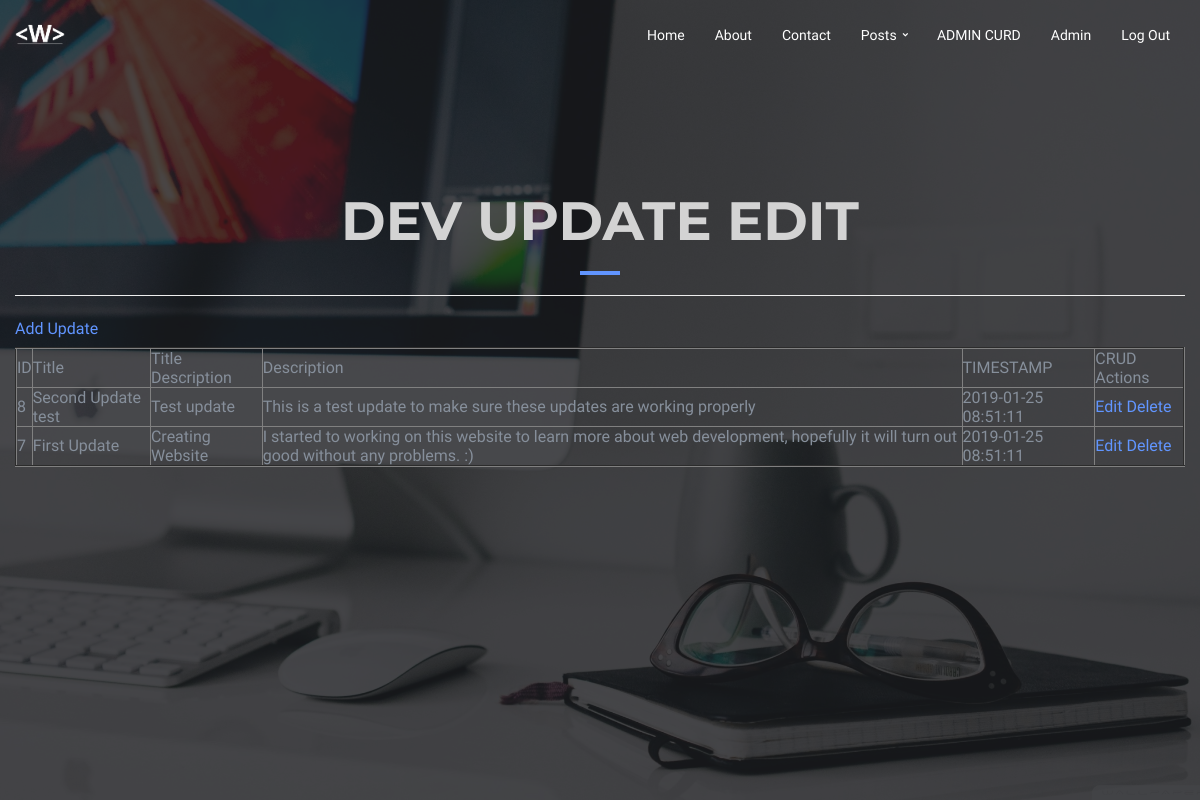
The page /index.php?action=admin (signed in) on the database its author committed.
### tables this page shows
CREATE TABLE `devupdate` (
  `id` int(11) NOT NULL,
  `title` varchar(64) NOT NULL,
  `titledesc` varchar(64) NOT NULL,
  `description` text NOT NULL,
  `timestamp` datetime NOT NULL DEFAULT CURRENT_TIMESTAMP
);

### src/main_controller.php (called while the page is built, shortened)
<?php
function admin_action()
{
    require_once __DIR__ . '/../templates/admin/admin.php';
}

### templates/admin/admin.php (the view, shortened to what this page needs)
<?php
require_once __DIR__ . '/../_header.php';
?>
<header id="home">
    <div class="bg-img" style="background-image: url('./img/background6.jpg');">
        <div class="overlay"></div>
    </div>
<?php
require_once __DIR__ . '/../_nav.php';
require_once("db.php");
?>
<html>
<head>
    <link type="text/css" rel="stylesheet" href="css/bootstrap.min.css" />
    <link type="text/css" rel="stylesheet" href="css/owl.carousel.css" />
    <link type="text/css" rel="stylesheet" href="css/owl.theme.default.css" />
    <link type="text/css" rel="stylesheet" href="css/magnific-popup.css" />
    <link rel="stylesheet" href="css/font-awesome.min.css">
    <link type="text/css" rel="stylesheet" href="css/style.css" />
</head>
<body>
                <?php
    $sql = "SELECT * FROM devupdate ORDER BY id DESC";
    $result = mysqli_query($conn,$sql);
    ?>
    <form name="frmUser" method="post" action="">
        <div id="about" class="section md-padding">
            <div class="container w3-border">
                <div class="row">
                    <div class="section-header text-center">
        <h1 style="color: lightgray"class="title">DEV UPDATE EDIT</h1>
        <hr>
        <div align="left" style="padding-bottom:5px;"><a href="index.php?action=add_update" class="link"> Add Update</a></div>
        <table border="2" cellpadding="10" cellspacing="1" class="tblListForm">
            <tr class="listheader">
                <td>ID</td>
                <td>Title</td>
                <td>Title Description</td>
                <td>Description</td>
                <td>TIMESTAMP</td>
                <td>CRUD Actions</td>
            </tr>
            <?php
            $i=0;
            while($row = mysqli_fetch_array($result)) {
                if($i%2==0)
                    $classname="evenRow";
                else
                    $classname="oddRow";
                ?>
                <tr class="<?php if(isset($classname)) echo $classname;?>">
                    <td><?php echo $row["id"]; ?></td>
                    <td> <?php echo $row["title"]; ?></td>
                    <td><?php echo $row["titledesc"]; ?></td>
                    <td><?php echo $row["description"]; ?></td>
                    <td><?php echo $row["timestamp"]; ?></td>
                    <td><a href="index.php?action=edit_update&id=<?php echo $row["id"]; ?>" class="link">Edit</a>  <a href="index.php?action=delete_update&id=<?php echo $row["id"]; ?>" class="link">Delete</td>
                </tr>
                <?php
                $i++;
            }
            ?>
                    </div>
                    </div>
                </div>
            </div>
    </form>
</body>
</html>

### public/index.php (shortened to what this page needs)
<?php
require_once __DIR__ . '/../src/main_controller.php';
$action = filter_input(INPUT_GET, 'action');
switch ($action) {
    case 'admin':
        admin_action();
        break;
}

### templates/_header.php (shortened to what this page needs)
<link type="text/css" rel="stylesheet" href="css/bootstrap.min.css" />
<link type="text/css" rel="stylesheet" href="css/owl.carousel.css" />
<link type="text/css" rel="stylesheet" href="css/owl.theme.default.css" />
<link type="text/css" rel="stylesheet" href="css/magnific-popup.css" />
<link rel="stylesheet" href="css/font-awesome.min.css">
<link type="text/css" rel="stylesheet" href="css/style.css" />

### templates/_nav.php (shortened to what this page needs)
<?php
    $first_name = $_SESSION['first_name'];
?>
<nav id="nav" class="navbar nav-transparent">
    <div class="container">
        <div class="navbar-header">
            <div class="navbar-brand">
                <a href="index.php?action=main">
                    <img class="logo-alt" src="img/logo-alt.png" alt="logo">
                </a>
            </div>
        </div>
        <ul class="main-nav nav navbar-nav navbar-right">
            <li><a href="index.php">Home</a></li>
            <li><a href="#about">About</a></li>
            <li><a href="#contact">Contact</a></li>
            <li class="has-dropdown"><a href="#blog">Posts</a>
            </li>
            <?php
            if ( $_SESSION['admin'] == 1 ) {
                ?> <li><a href="?action=admin">ADMIN CURD</a></li>
                <?php
            }
            ?>
            <?php
            if ( $_SESSION['logged_in'] == 1 ){
           ?> <li><a href="index.php?action=signin"><?=$first_name?></a></li>
                <li><a href="?action=logout">Log Out</a></li>
            <?php
            }else {
                ?>
                <li><a href="index.php?action=signin">Log In</a></li>
                <li><a href="index.php?action=signup">Sign Up</a></li>
                <?php
            }
            ?>
        </ul>
    </div>
</nav>

### public/css/style.css (style rules this page uses)
body { font-family: 'Varela Round', sans-serif; font-size: 16px; line-height: 1.6; overflow-x: hidden; color: #868F9B; }
h1, h2, h3, h4, h5, h6 { font-family: 'Montserrat', sans-serif; font-weight: 700; margin-top: 0px; margin-bottom: 20px; color: #10161A; }
h1 { font-size: 54px; }
a { color: #6195FF; text-decoration: none; -webkit-transition: 0.2s opacity; transition: 0.2s opacity; }
ul, ol { margin: 0; padding: 0; list-style: none }
.section { position: relative; }
.md-padding { padding-top: 120px; padding-bottom: 120px; }
.bg-img { position: absolute; left: 0; top: 0; right: 0; bottom: 0; z-index: -1; background-position: center; background-size: cover; background-attachment: fixed; }
.bg-img .overlay { position: absolute; left: 0; top: 0; right: 0; bottom: 0; opacity: .8; background: #1C1D21; }
.section-header { position: relative; margin-bottom: 60px; }
.section-header .title { text-transform: capitalize; }
.title:after { content:""; display:block; height:4px; width:40px; background-color: #6195FF; margin-top: 20px; }
.text-center .title:after { margin: 20px auto 0px; }
.navbar-brand { padding: 0; }
.navbar-brand .logo, .navbar-brand .logo-alt { max-height: 50px; display: block; }
#nav { padding: 10px 0px; background: #FFF; -webkit-transition: 0.2s padding; transition: 0.2s padding; z-index: 999; }
#nav.navbar { border: none; border-radius: 0; margin-bottom: 0px; }
#nav.nav-transparent { background: transparent; }
@media only screen and (min-width: 768px) { .main-nav li { padding: 0px 15px; } }
@media only screen and (min-width: 768px) { .main-nav li a { font-size: 14px; -webkit-transition: 0.2s color; transition: 0.2s color; } }
@media only screen and (min-width: 768px) { .main-nav>li>a { color: #10161A; padding: 15px 0px; } }
@media only screen and (min-width: 768px) { #nav.nav-transparent:not(.fixed-nav) .main-nav>li>a { color: #fff; } }
@media only screen and (min-width: 768px) { .main-nav>li>a:after { content: ""; display: block; background-color: #6195FF; height: 2px; width: 0%; -webkit-transition: 0.2s width; transition: 0.2s width; } }
@media only screen and (min-width: 768px) { .has-dropdown { position: relative; } }
@media only screen and (min-width: 768px) { .has-dropdown>a:before { font-family: 'FontAwesome'; content: "\f054"; font-size: 6px; margin-left: 6px; float: right; -webkit-transform: rotate(90deg); -ms-transform: rotate(90deg); transform: rotate(90deg); -webkit-transition: 0.2s transform; transition: 0.2s transform; } }
header { position: relative; }
#home { height: 100vh; }

### rows shown on the page
devupdate: id "8", title "Second Update test", titledesc "Test update", description "This is a test update to make sure these updates are working properly", timestamp "2019-01-25 08:51:11"
devupdate: id "7", title "First Update", titledesc "Creating Website", description "I started to working on this website to learn more about web development, hopefully it will turn out good without any problems. :)", timestamp "2019-01-25 08:51:11"

### other values the page prints
$first_name "Admin"
